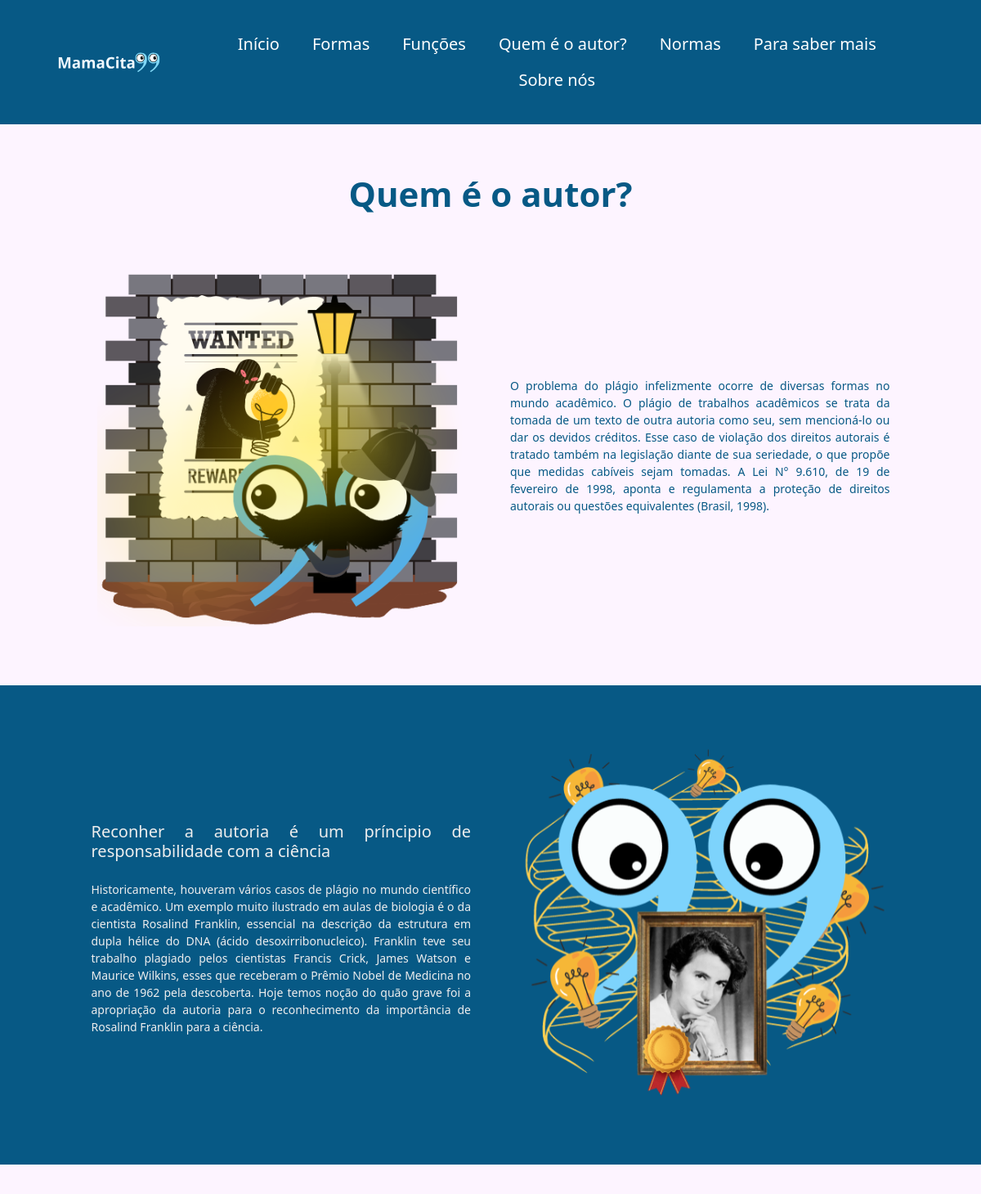
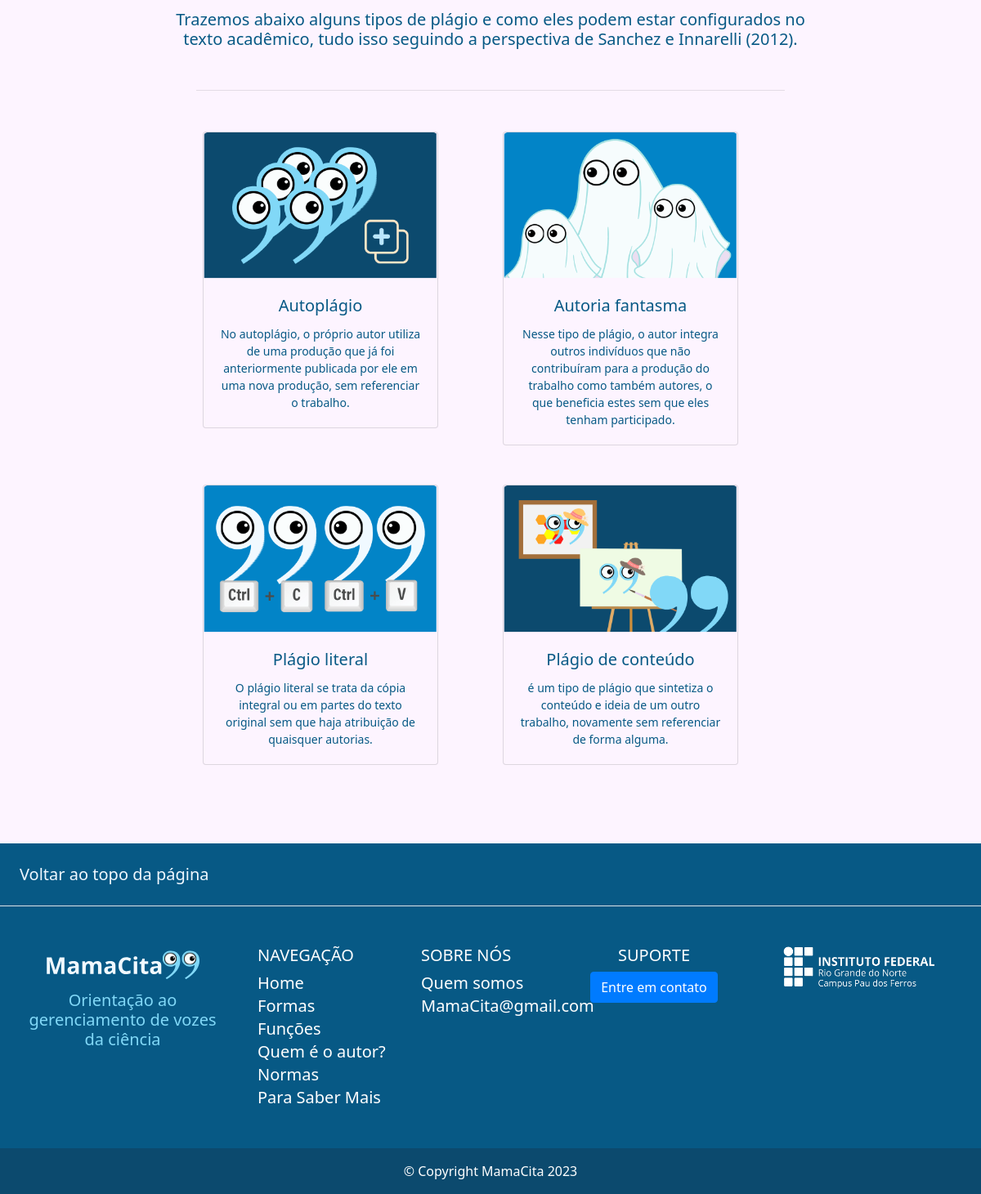
/plagio/, run on the app's committed database (2 pictures, top to bottom).
### citar/models.py (models this page shows)
class Plagio(models.Model):
    nome = models.CharField(max_length=150, verbose_name='Nome do tipo de plágio')
    descricao = models.TextField(verbose_name='Descrição')
    imagem = models.ImageField(upload_to = 'imagens')

### citar/views.py (the view)
# urls.py: path('plagio/',pagina_plagio,name='pagina_plagio'),
def pagina_plagio (request):
    plagios = Plagio.objects.all()
    context ={
        'plagios': plagios
    }
    return render(request, 'core/plagio.html',context)

### citar/templates/core/plagio.html (shortened to what this page needs)
{% extends 'base.html' %}
{% block center %}
<link rel="stylesheet" href="https://cdn.jsdelivr.net/npm/bootstrap@4.0.0/dist/css/bootstrap.min.css"
>
<link href="../static/css/styles_F&F.css" rel="stylesheet" />
<section class="container-fluid p-0 mb-5">
    <section class="p-0 mt-5" id="intro">
        <h1><strong>Quem é o autor?</strong></h1>
    </section>
    <section class="row justify-content-center align-items-center">
        <div class="col-md-5 col-lg-5 text-center p-4">
            <img class="img-fluid" src="../static/css/img/PersonagemPlagio.svg"
                alt="Imagem ilustrativa para introduzir o assunto de plágio">
        </div>
        <div class="mt-4 col-md-5 col-lg-5 p-4 text-justify" style="width: 80%;">
            <p>
                O problema do plágio infelizmente ocorre de diversas formas no mundo acadêmico.
                O plágio de trabalhos acadêmicos se trata da tomada de um texto de outra autoria
                como seu, sem mencioná-lo ou dar os devidos créditos. Esse caso de violação dos
                direitos autorais é tratado também na legislação diante de sua seriedade, o que
                propõe que medidas cabíveis sejam tomadas. A Lei N° 9.610, de 19 de fevereiro de 1998,
                aponta e regulamenta a proteção de direitos autorais ou questões equivalentes (Brasil,
                1998).
            </p>
        </div>
    </section>
    <section class="row justify-content-center align-items-center mt-5 mb-5" style="background-color: #075985;">
        <div class="mt-4 col-md-5 col-lg-5 p-4 text-justify" style="width: 80%; color: #EEEEEE;">
            <h3 class="mb-4">Reconher a autoria é um príncipio de responsabilidade com a ciência</h3>
            <p>
                Historicamente, houveram vários casos de plágio no mundo científico e acadêmico.
                Um exemplo muito ilustrado em aulas de biologia é o da cientista Rosalind Franklin,
                essencial na descrição da estrutura em dupla hélice do DNA (ácido desoxirribonucleico).
                Franklin teve seu trabalho plagiado pelos cientistas Francis Crick, James Watson e
                Maurice Wilkins, esses que receberam o Prêmio Nobel de Medicina no ano de 1962 pela
                descoberta. Hoje temos noção do quão grave foi a apropriação da autoria para o
                reconhecimento da importância de Rosalind Franklin para a ciência.
            </p>
        </div>
        <div class="col-md-5 col-lg-5 text-center p-4">
            <img class="img-fluid mt-5 mb-5" src="../static/css/img/PersonagemRosalindPlagio.svg"
                alt="Imagem ilustrativa com Rosalind Franklin">
        </div>
    </section>
    <section class="p-0 col-md-10 col-lg-8 mt-5 mb-5" id="intro">
        <h5>Trazemos abaixo alguns tipos de plágio e como eles podem estar configurados
            no texto acadêmico, tudo isso seguindo a perspectiva de Sanchez e Innarelli (2012).</h5>
        <hr style="width: 90%; margin: auto; margin-bottom: 50px; margin-top: 50px;">
        <div class="container px-4 px-lg-5 mt-3">
            <div class="row gx-4 gx-lg-5 row-cols-2 row-cols-md-3 row-cols-xl-4 row-cols-sx-1">
                {% for plagios in plagios %}
                <div class="col-md-6 mb-5">
                    <div class="card" style="width: 18rem; background-color: #fdf4ff;">
                        <img class="card-img-top" src="{{ plagios.imagem.url }}" alt="Imagem de capa do card">
                        <div class="card-body">
                            <h5 class="card-title text-center">{{ plagios.nome }}</h5>
                            <p class="card-text">{{ plagios.descricao }}</p>
                        </div>
                    </div>
                </div>
                {% endfor %}
            </div>
        </div>
    </section>
</section>
{% endblock %}

### static/css/styles.css (style rules this page uses)
* { margin: 0; padding: 0; box-sizing: border-box; }
body { font-family: system-ui, -apple-system, BlinkMacSystemFont, 'Segoe UI', Roboto, Oxygen, Ubuntu, Cantarell, 'Open Sans', 'Helvetica Neue', sans-serif; background-color: #fdf4ff; overflow-x: hidden; color: #0C4A6E; font-size: 16px !important; }

### static/css/styles_F&F.css (style rules this page uses)
* { margin: 0; padding: 0; box-sizing: border-box; }
body { font-family: system-ui, -apple-system, BlinkMacSystemFont, 'Segoe UI', Roboto, Oxygen, Ubuntu, Cantarell, 'Open Sans', 'Helvetica Neue', sans-serif; background-color: #fdf4ff; }
main h1 { text-align: center; margin: 60px 0 30px 0; font-size: 42px; }
p { font-size: 14px; }
#intro { width: 90%; text-align: center; margin: auto; }
h3 { font-size: 20px; margin-bottom: 20px; }

### data on the page
Plagio: imagem (picture), nome "Autoplágio", descricao "No autoplágio, o próprio autor utiliza de uma produção que já foi anteriormente publicada por ele em uma nova produção, sem referenciar o trabalho."
Plagio: imagem (picture), nome "Autoria fantasma", descricao "Nesse tipo de plágio, o autor integra outros indivíduos que não contribuíram para a produção do trabalho como também autores, o que beneficia estes sem que eles tenham participado."
Plagio: imagem (picture), nome "Plágio literal", descricao "O plágio literal se trata da cópia integral ou em partes do texto original sem que haja atribuição de quaisquer autorias."
Plagio: imagem (picture), nome "Plágio de conteúdo", descricao "é um tipo de plágio que sintetiza o conteúdo e ideia de um outro trabalho, novamente sem referenciar de forma alguma."
